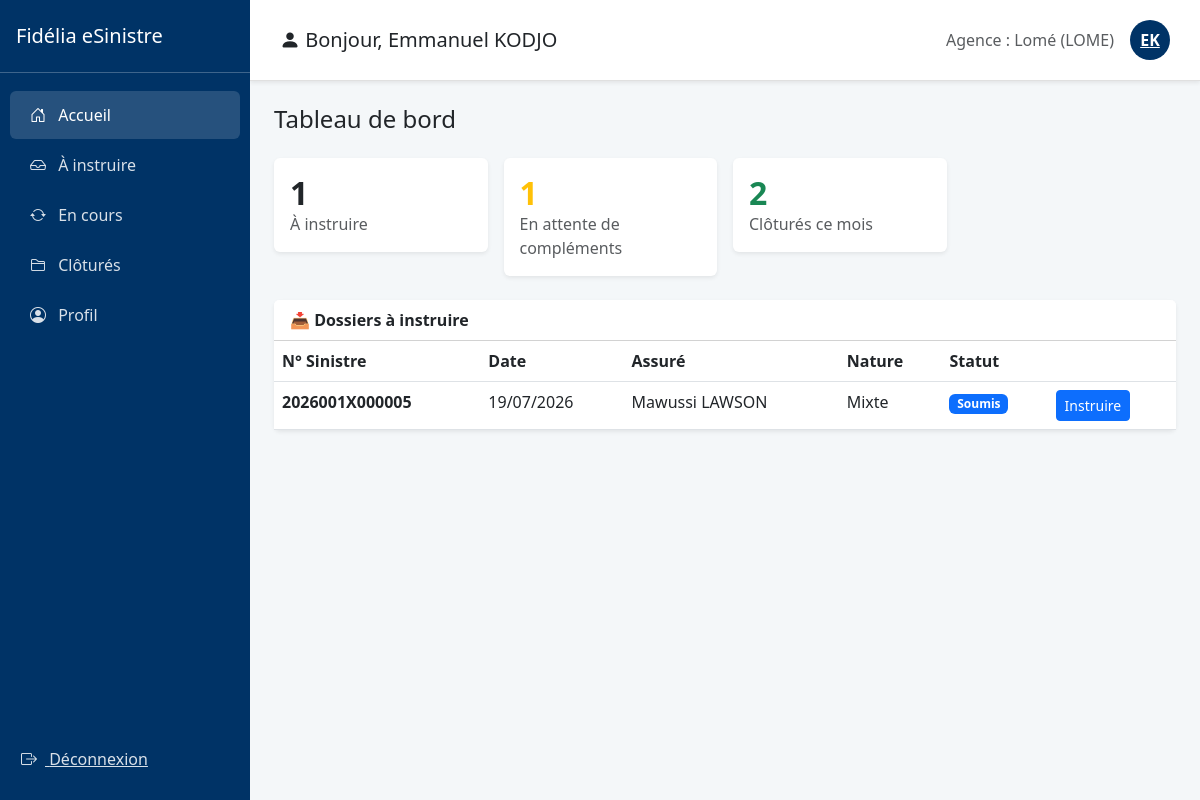
Page /sinistres/agent/accueil/ (signed in) on the earlier database version.
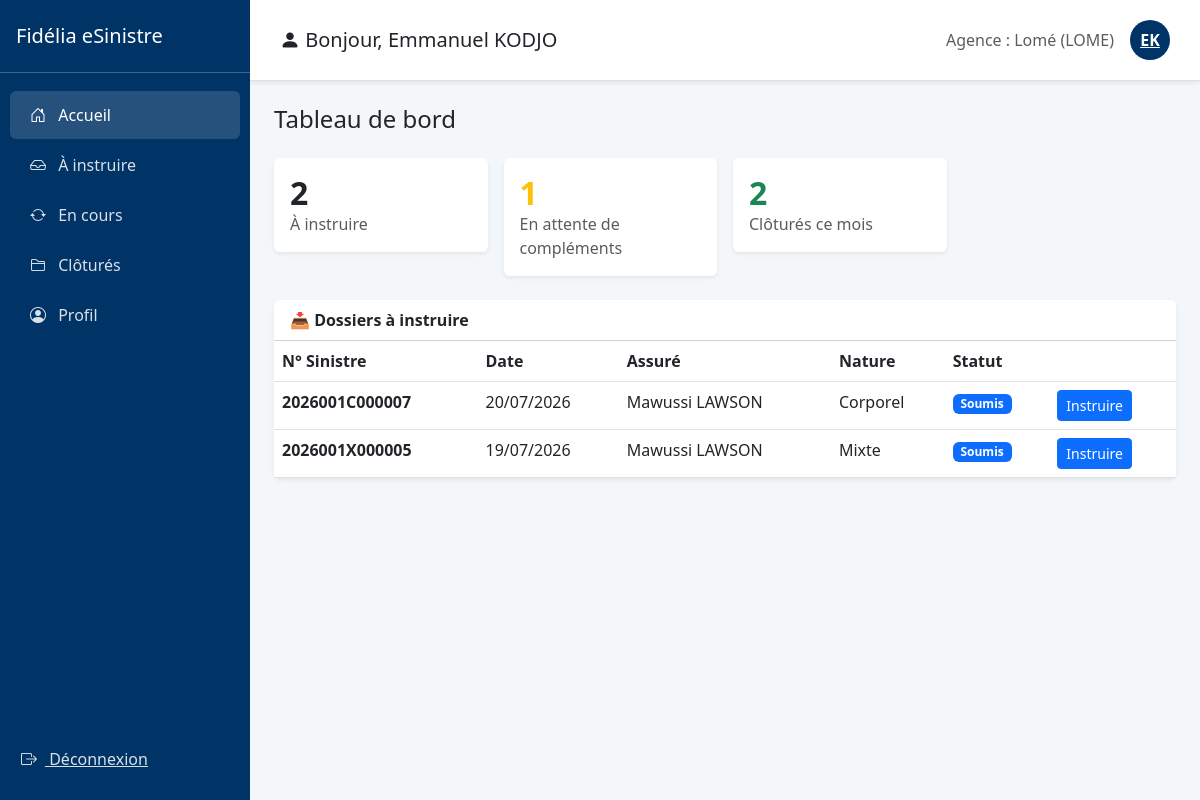
Same page on the later database version.
### gestion_sinistres/models.py (models this page shows, shortened)
class Sinistre(models.Model):
    NATURE_CHOICES = [('C', 'Corporel'), ('M', 'Matériel'), ('X', 'Mixte')]
    STATUS_CHOICES = [
        ('SOUMIS', 'Soumis'),
        ('ATTENTE_COMPLEMENTS', 'En attente de compléments'),
        ('ATTENTE_VALIDATION', 'En attente de validation'),
        ('A_CORRIGER', 'A corriger'),
        ('EN_COURS', 'En cours'),
        ('CLOTURE', 'Clôturé'),
        ('SANS_SUITE', 'Sans suite'),
        ('REOUVERT', 'Réouvert'),
    ]
    n_police = models.CharField(max_length=50)
    nom_conducteur = models.CharField(max_length=100)
    immatriculation = models.CharField(max_length=20)
    numero_sinistre = models.CharField(max_length=20, unique=True)
    statut = models.CharField(max_length=30, choices=STATUS_CHOICES, default='SOUMIS')
    agent_traitant = models.CharField(max_length=100, blank=True, null=True)
    montant_estime = models.DecimalField(max_digits=12, decimal_places=2, default=0)
    prix_retenu = models.DecimalField(max_digits=12, decimal_places=2, null=True, blank=True)
    beneficiaire_nom = models.CharField(max_length=100, blank=True, null=True)
    beneficiaire_prenoms = models.CharField(max_length=100, blank=True, null=True)
    beneficiaire_telephone = models.CharField(max_length=20, blank=True, null=True)
    numero_cheque = models.CharField(max_length=50, blank=True, null=True)
    banque_cheque = models.CharField(max_length=100, blank=True, null=True)
    montant_cheque = models.DecimalField(max_digits=12, decimal_places=2, null=True, blank=True)
    date_emission_cheque = models.DateField(null=True, blank=True)
    attestation_generee = models.BooleanField(default=False)
    date_attestation = models.DateTimeField(null=True, blank=True)
    motif_sans_suite = models.TextField(blank=True, null=True)
    indemnisation_validee = models.BooleanField(default=False)
    date_survenance = models.DateTimeField()
    date_declaration = models.DateTimeField(auto_now_add=True)
    heure_approximative = models.TimeField()
    circonstances = models.TextField()
    vehicule = models.ForeignKey(Vehicule, on_delete=models.CASCADE)
    region = models.ForeignKey(Region, on_delete=models.SET_NULL, null=True)
    ville = models.ForeignKey(Ville, on_delete=models.SET_NULL, null=True)
    prefecture = models.ForeignKey(Prefecture, on_delete=models.SET_NULL, null=True)
    quartier = models.CharField(max_length=150)
    nature = models.CharField(max_length=1, choices=NATURE_CHOICES)
    precision = models.TextField(help_text="Circonstances exactes")
    numero_point_vente = models.CharField(max_length=10, default="001")
    assure = models.ForeignKey(User, on_delete=models.CASCADE, related_name='sinistres')
    lettre_derogation = models.FileField(upload_to='sinistres/derogations/', blank=True, null=True)

### gestion_sinistres/views.py (the view)
# urls.py: path('agent/accueil/', views.accueil_agent, name='accueil_agent'),
@login_required
def accueil_agent(request):
    agent = getattr(request.user, 'agent', None)
    if not agent:
        return redirect('accueil_assure')
    sinistres_agence = Sinistre.objects.all()
    context = {
        'agent': agent,
        'a_instruire': sinistres_agence.filter(statut='SOUMIS').count(),
        'attente_complements': sinistres_agence.filter(statut='ATTENTE_COMPLEMENTS').count(),
        'valides_ce_mois': sinistres_agence.filter(
            statut='CLOTURE',
            date_declaration__month=timezone.now().month,
            date_declaration__year=timezone.now().year,
        ).count(),
        'derniers_a_instruire': sinistres_agence.filter(statut='SOUMIS').order_by('-date_declaration')[:5],
    }
    return render(request, 'accueil_agent.html', context)

### gestion_sinistres/models.py (called while the page is built)
    def __str__(self):
        return f"{self.nom} ({self.code})"

### gestion_sinistres/templates/accueil_agent.html (shortened to what this page needs)
{% extends "base_agent.html" %}
{% block content %}
<h4 class="mb-4">Tableau de bord</h4>
<div class="row g-3 mb-4">
    <div class="col-md-3">
        <div class="card shadow-sm border-0"><div class="card-body">
            <h2 class="fw-bold mb-0">{{ a_instruire }}</h2>
            <p class="text-muted mb-0">À instruire</p>
        </div></div>
    </div>
    <div class="col-md-3">
        <div class="card shadow-sm border-0"><div class="card-body">
            <h2 class="fw-bold mb-0 text-warning">{{ attente_complements }}</h2>
            <p class="text-muted mb-0">En attente de compléments</p>
        </div></div>
    </div>
    <div class="col-md-3">
        <div class="card shadow-sm border-0"><div class="card-body">
            <h2 class="fw-bold mb-0 text-success">{{ valides_ce_mois }}</h2>
            <p class="text-muted mb-0">Clôturés ce mois</p>
        </div></div>
    </div>
</div>
<div class="card shadow-sm border-0">
    <div class="card-header bg-white fw-bold">📥 Dossiers à instruire</div>
    <div class="card-body p-0">
        <table class="table mb-0">
            <thead><tr><th>N° Sinistre</th><th>Date</th><th>Assuré</th><th>Nature</th><th>Statut</th><th></th></tr></thead>
            <tbody>
                {% for s in derniers_a_instruire %}
                <tr>
                    <td><strong>{{ s.numero_sinistre }}</strong></td>
                    <td>{{ s.date_declaration|date:"d/m/Y" }}</td>
                    <td>{{ s.assure.get_full_name|default:s.assure.username }}</td>
                    <td>{{ s.get_nature_display }}</td>
                    <td><span class="badge bg-primary">{{ s.get_statut_display }}</span></td>
                    <td>
                        {% if s.statut == 'SOUMIS' %}
                            <a href="{% url 'prendre_en_charge' s.id %}" class="btn btn-sm btn-primary">Instruire</a>
                        {% else %}
                            <a href="{% url 'detail_sinistre_agent' s.id %}" class="btn btn-sm btn-outline-secondary">Voir</a>
                        {% endif %}
                    </td>
                </tr>
                {% empty %}
                <tr><td colspan="6" class="text-center text-muted py-3">Aucun dossier à instruire pour le moment.</td></tr>
                {% endfor %}
            </tbody>
        </table>
    </div>
</div>
{% endblock %}

Differences in the rows shown:
added Sinistre: numero_sinistre "2026001C000007", date_declaration "20/07/2026", assure.get_full_name "Mawussi LAWSON", nature "Corporel", statut "Soumis", shows "Instruire"
Other differences:
{{ a_instruire }}: "1" → "2"
